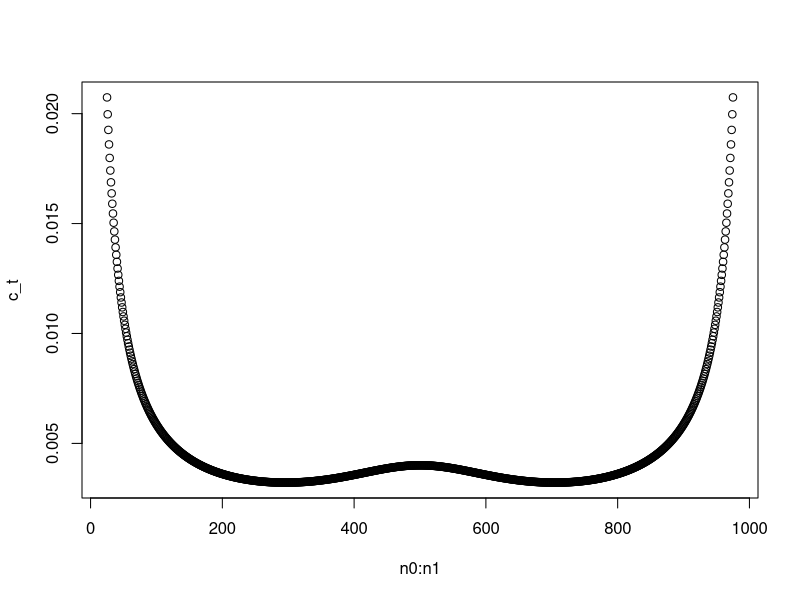
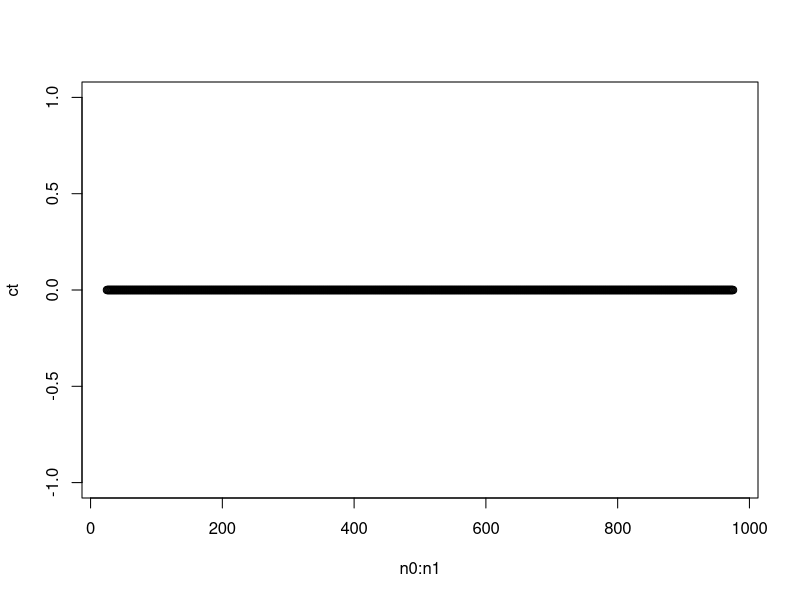
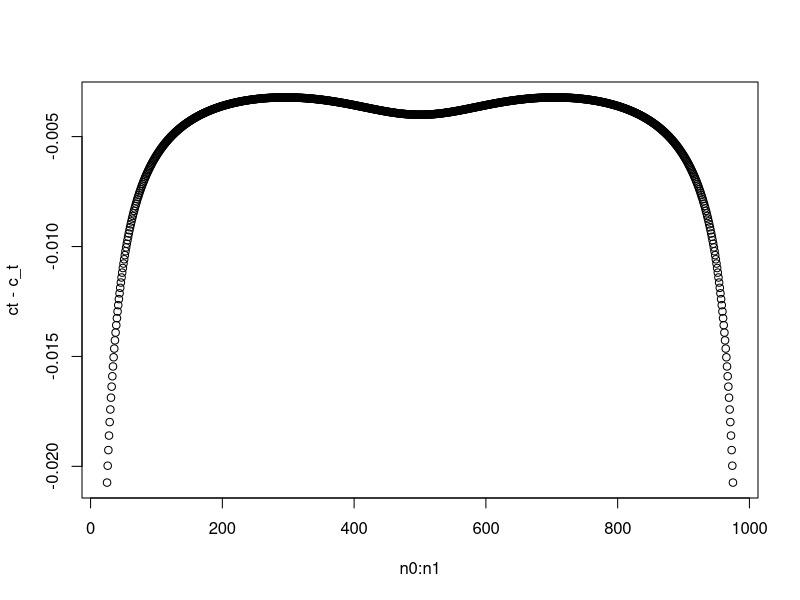

Generate these figures, in order, with R:



VX = expression((n*k+count)*(2*s*(n-t)/n/(n-1))+(3*n*k^2-2*n*k+sum(r^2)-2*count)*(s*(n-t)*(n+2*t-2*s-2)/n/(n-1)/(n-2))+(n^2*k^2-nb-na)*(4*s*(n-t)*((t-2)*(t-s)+(t-1)*(n-t-1))/n/(n-1)/(n-2)/(n-3))-(2*k*s*(n-s)/(n-1))*(2*k*t*(n-t)/(n-1)));

Vat = expression(((4*k*t*(n-t)/(n-1))*((4*(t-1)*(n-t-1)/((n-2)*(n-3)))*(1+(count/n/k)-2*k/(n-1))+(1-(4*(t-1)*(n-t-1)/((n-2)*(n-3))))*(sum(r^2)/k/n-k))/4)^(-0.5))


Vas = expression(((4*k*s*(n-s)/(n-1))*((4*(s-1)*(n-s-1)/((n-2)*(n-3)))*(1+(count/n/k)-2*k/(n-1))+(1-(4*(s-1)*(n-s-1)/((n-2)*(n-3))))*(sum(r^2)/k/n-k))/4)^(-0.5))

Cov = expression((((4*k*t*(n-t)/(n-1))*((4*(t-1)*(n-t-1)/((n-2)*(n-3)))*(1+(count/n/k)-2*k/(n-1))+(1-(4*(t-1)*(n-t-1)/((n-2)*(n-3))))*(R2/k/n-k))/4)^(-0.5))*(((4*k*s*(n-s)/(n-1))*((4*(s-1)*(n-s-1)/((n-2)*(n-3)))*(1+(count/n/k)-2*k/(n-1))+(1-(4*(s-1)*(n-s-1)/((n-2)*(n-3))))*(R2/k/n-k))/4)^(-0.5))*((n*k+count)*(2*s*(n-t)/n/(n-1))+(3*n*k^2-2*n*k+R2-2*count)*(s*(n-t)*(n+2*t-2*s-2)/n/(n-1)/(n-2))+(n^2*k^2-(3*n*k^2-2*n*k+R2-2*count)-(n*k+count))*(4*s*(n-t)*((t-2)*(t-s)+(t-1)*(n-t-1))/n/(n-1)/(n-2)/(n-3))-(2*k*s*(n-s)/(n-1))*(2*k*t*(n-t)/(n-1))));

c = D(Cov,"s")


k = 3
d = 100
b = 3.05
n = 1000
n0 = 25
n1 = n-n0



y = matrix(rnorm(d*n),n,d)
y.dist = as.matrix(dist(y))
diag(y.dist) = max(y.dist)+100

An = matrix(0,n,k)
for (i in 1:n){
  An[i,] = (sort(y.dist[i,], index.return=T)$ix)[1:k]
}

temp = table(An)
id = as.numeric(row.names(temp))
deg = rep(0,n)
deg[id] = temp
cn = sum((deg-k)^2)/n/k
count = 0
for (i in 1:n){
  ids = An[i,]
  count = count + length(which(An[ids,]==i))
}
R2 = (cn + k)*n*k
c_t = rep(0,n1-n0+1)
CT = rep(0,n1-n0+1)
ct = rep(0,n1-n0+1)
miu = rep(0,n1-n0+1)
MIU1 = rep(0,n1-n0+1)
sigma = rep(0,n1-n0+1)
MIU = rep(0,n1-n0+1)
MIU2 = rep(0,n1-n0+1)
decimal = rep(0,n1-n0+1)
for (t in n0:n1){



c_t[t-n0+1] = -((n - 1)*(2*R2*n + 4*count*n - R2*n^2 + R2*n^3 + 4*R2*t^2 - 4*count*n^2 + 8*count*t^2 + 4*k*n^2 - 4*k*n^3 + 6*k^2*n^2 + k^2*n^3 - k^2*n^4 - 8*count*n*t^2 + 8*count*n^2*t + 8*k*n*t^2 - 8*k*n^2*t + 8*k*n^3*t - 8*k*n^2*t^2 + 12*k^2*n*t^2 - 12*k^2*n^2*t + 4*k^2*n^3*t - 4*R2*n*t - 8*count*n*t - 4*k^2*n^2*t^2 + 4*R2*n*t^2 - 4*R2*n^2*t))/(2*t*(n - t)*(2*R2 + 4*count - 3*R2*n - 8*count*n + 4*k*n + 2*R2*n^2 - R2*n^3 + 4*R2*t^2 + 4*count*n^2 - 4*count*t^2 - 8*k*n^2 + 6*k^2*n + 4*k*n^3 - 5*k^2*n^2 - 2*k^2*n^3 + k^2*n^4 + 4*count*n*t^2 - 4*count*n^2*t - 4*k*n*t^2 + 4*k*n^2*t - 4*k*n^3*t + 4*k*n^2*t^2 - 12*k^2*n*t^2 + 12*k^2*n^2*t - 4*k^2*n^3*t - 4*R2*n*t + 4*count*n*t + 4*k^2*n^2*t^2 - 4*R2*n*t^2 + 4*R2*n^2*t))


}

nu = function(x){
  2/x*(pnorm(x/2)-0.5)/((x/2)*pnorm(x/2)+dnorm(x/2))
}
p = dnorm(b)/b*sum(sigma)

temp = dnorm(b)*b*sum(c_t*nu(sqrt(2*c_t*b^2)))


plot(n0:n1,c_t)
plot(n0:n1,ct)
plot(n0:n1,ct-c_t)
min(c_t)
 n
 t = 5000
 
 2*t*(n - t)*(2*R2 + 4*count - 3*R2*n - 8*count*n + 4*k*n + 2*R2*n^2 - R2*n^3 + 4*R2*t^2 + 4*count*n^2 - 4*count*t^2 - 8*k*n^2 + 6*k^2*n + 4*k*n^3 - 5*k^2*n^2 - 2*k^2*n^3 + k^2*n^4 + 4*count*n*t^2 - 4*count*n^2*t - 4*k*n*t^2 + 4*k*n^2*t - 4*k*n^3*t + 4*k*n^2*t^2 - 12*k^2*n*t^2 + 12*k^2*n^2*t - 4*k^2*n^3*t - 4*R2*n*t + 4*count*n*t + 4*k^2*n^2*t^2 - 4*R2*n*t^2 + 4*R2*n^2*t)
(2*R2*n + 4*count*n - R2*n^2 + R2*n^3 + 4*R2*t^2 - 4*count*n^2 + 8*count*t^2 + 4*k*n^2 - 4*k*n^3 + 6*k^2*n^2 + k^2*n^3 - k^2*n^4 - 8*count*n*t^2 + 8*count*n^2*t + 8*k*n*t^2 - 8*k*n^2*t + 8*k*n^3*t - 8*k*n^2*t^2 + 12*k^2*n*t^2 - 12*k^2*n^2*t + 4*k^2*n^3*t - 4*R2*n*t - 8*count*n*t - 4*k^2*n^2*t^2 + 4*R2*n*t^2 - 4*R2*n^2*t)
 